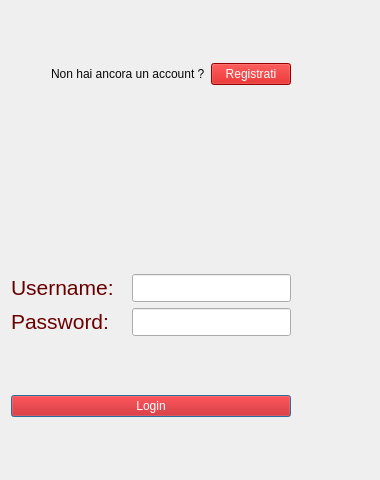
<?xml version="1.0" encoding="UTF-8"?>
<ui version="4.0">
 <class>Dialog</class>
 <widget class="QDialog" name="Dialog">
  <property name="windowModality">
   <enum>Qt::NonModal</enum>
  </property>
  <property name="geometry">
   <rect>
    <x>0</x>
    <y>0</y>
    <width>380</width>
    <height>480</height>
   </rect>
  </property>
  <property name="minimumSize">
   <size>
    <width>380</width>
    <height>480</height>
   </size>
  </property>
  <property name="maximumSize">
   <size>
    <width>380</width>
    <height>480</height>
   </size>
  </property>
  <property name="windowTitle">
   <string>Login</string>
  </property>
  <property name="windowIcon">
   <iconset>
    <normaloff>../../../../Elegant logo.png</normaloff>../../../../Elegant logo.png</iconset>
  </property>
  <property name="styleSheet">
   <string notr="true">background-color: rgb(255,255,255
);</string>
  </property>
  <property name="sizeGripEnabled">
   <bool>false</bool>
  </property>
  <layout class="QGridLayout" name="gridLayout">
   <item row="9" column="0">
    <widget class="QPushButton" name="loginbutton">
     <property name="font">
      <font>
       <pointsize>9</pointsize>
      </font>
     </property>
     <property name="autoFillBackground">
      <bool>false</bool>
     </property>
     <property name="styleSheet">
      <string notr="true">color:white;font-size:14; background-color:rgb(204, 0, 0)</string>
     </property>
     <property name="text">
      <string>Login</string>
     </property>
     <property name="checkable">
      <bool>false</bool>
     </property>
    </widget>
   </item>
   <item row="3" column="1">
    <spacer name="horizontalSpacer_4">
     <property name="orientation">
      <enum>Qt::Horizontal</enum>
     </property>
     <property name="sizeHint" stdset="0">
      <size>
       <width>40</width>
       <height>20</height>
      </size>
     </property>
    </spacer>
   </item>
   <item row="6" column="0">
    <spacer name="verticalSpacer">
     <property name="orientation">
      <enum>Qt::Vertical</enum>
     </property>
     <property name="sizeHint" stdset="0">
      <size>
       <width>20</width>
       <height>40</height>
      </size>
     </property>
    </spacer>
   </item>
   <item row="3" column="0">
    <layout class="QHBoxLayout" name="layout_1">
     <item>
      <spacer name="horizontalSpacer_2">
       <property name="orientation">
        <enum>Qt::Horizontal</enum>
       </property>
       <property name="sizeHint" stdset="0">
        <size>
         <width>40</width>
         <height>20</height>
        </size>
       </property>
      </spacer>
     </item>
     <item>
      <spacer name="horizontalSpacer_3">
       <property name="orientation">
        <enum>Qt::Horizontal</enum>
       </property>
       <property name="sizeHint" stdset="0">
        <size>
         <width>40</width>
         <height>20</height>
        </size>
       </property>
      </spacer>
     </item>
     <item>
      <spacer name="horizontalSpacer_5">
       <property name="orientation">
        <enum>Qt::Horizontal</enum>
       </property>
       <property name="sizeHint" stdset="0">
        <size>
         <width>40</width>
         <height>20</height>
        </size>
       </property>
      </spacer>
     </item>
     <item>
      <widget class="QLabel" name="label_4">
       <property name="enabled">
        <bool>true</bool>
       </property>
       <property name="maximumSize">
        <size>
         <width>400</width>
         <height>400</height>
        </size>
       </property>
       <property name="text">
        <string/>
       </property>
       <property name="textFormat">
        <enum>Qt::PlainText</enum>
       </property>
       <property name="pixmap">
        <pixmap>../../../../Elegant logo.png</pixmap>
       </property>
       <property name="scaledContents">
        <bool>true</bool>
       </property>
       <property name="margin">
        <number>0</number>
       </property>
       <property name="indent">
        <number>1</number>
       </property>
      </widget>
     </item>
     <item>
      <spacer name="horizontalSpacer">
       <property name="orientation">
        <enum>Qt::Horizontal</enum>
       </property>
       <property name="sizeHint" stdset="0">
        <size>
         <width>40</width>
         <height>20</height>
        </size>
       </property>
      </spacer>
     </item>
     <item>
      <spacer name="horizontalSpacer_8">
       <property name="orientation">
        <enum>Qt::Horizontal</enum>
       </property>
       <property name="sizeHint" stdset="0">
        <size>
         <width>40</width>
         <height>20</height>
        </size>
       </property>
      </spacer>
     </item>
     <item>
      <spacer name="horizontalSpacer_7">
       <property name="orientation">
        <enum>Qt::Horizontal</enum>
       </property>
       <property name="sizeHint" stdset="0">
        <size>
         <width>40</width>
         <height>20</height>
        </size>
       </property>
      </spacer>
     </item>
    </layout>
   </item>
   <item row="4" column="0">
    <spacer name="verticalSpacer_2">
     <property name="orientation">
      <enum>Qt::Vertical</enum>
     </property>
     <property name="sizeHint" stdset="0">
      <size>
       <width>20</width>
       <height>40</height>
      </size>
     </property>
    </spacer>
   </item>
   <item row="2" column="0">
    <spacer name="verticalSpacer_6">
     <property name="orientation">
      <enum>Qt::Vertical</enum>
     </property>
     <property name="sizeHint" stdset="0">
      <size>
       <width>20</width>
       <height>40</height>
      </size>
     </property>
    </spacer>
   </item>
   <item row="7" column="0">
    <layout class="QHBoxLayout" name="layout_3">
     <item>
      <layout class="QVBoxLayout" name="verticalLayout_5">
       <item>
        <widget class="QLabel" name="label_2">
         <property name="styleSheet">
          <string notr="true">color: rgb(104,0,0);
font: 20pt &quot;Segoe UI&quot;;</string>
         </property>
         <property name="text">
          <string>&lt;html&gt;&lt;head/&gt;&lt;body&gt;&lt;p&gt;&lt;span style=&quot; font-size:16pt;&quot;&gt;Username:&lt;/span&gt;&lt;/p&gt;&lt;/body&gt;&lt;/html&gt;</string>
         </property>
        </widget>
       </item>
       <item>
        <widget class="QLabel" name="label_3">
         <property name="styleSheet">
          <string notr="true">color: rgb(38, 157, 206);
font: 20pt &quot;Segoe UI&quot;;</string>
         </property>
         <property name="text">
          <string>&lt;html&gt;&lt;head/&gt;&lt;body&gt;&lt;p&gt;&lt;span style=&quot; font-size:16pt; color:#6d0000;&quot;&gt;Password:&lt;/span&gt;&lt;/p&gt;&lt;/body&gt;&lt;/html&gt;</string>
         </property>
        </widget>
       </item>
      </layout>
     </item>
     <item>
      <layout class="QVBoxLayout" name="verticalLayout_6">
       <item>
        <widget class="QLineEdit" name="id">
         <property name="sizePolicy">
          <sizepolicy hsizetype="Minimum" vsizetype="Minimum">
           <horstretch>0</horstretch>
           <verstretch>0</verstretch>
          </sizepolicy>
         </property>
         <property name="font">
          <font>
           <pointsize>13</pointsize>
          </font>
         </property>
         <property name="styleSheet">
          <string notr="true">font-size:20; color:rgb(109,0,0)</string>
         </property>
         <property name="text">
          <string/>
         </property>
        </widget>
       </item>
       <item>
        <widget class="QLineEdit" name="password">
         <property name="sizePolicy">
          <sizepolicy hsizetype="Minimum" vsizetype="Minimum">
           <horstretch>0</horstretch>
           <verstretch>0</verstretch>
          </sizepolicy>
         </property>
         <property name="font">
          <font>
           <pointsize>13</pointsize>
          </font>
         </property>
         <property name="styleSheet">
          <string notr="true">font-size:20; color:rgb(109,0,0)</string>
         </property>
         <property name="text">
          <string/>
         </property>
         <property name="echoMode">
          <enum>QLineEdit::Password</enum>
         </property>
        </widget>
       </item>
      </layout>
     </item>
    </layout>
   </item>
   <item row="0" column="0">
    <spacer name="verticalSpacer_5">
     <property name="orientation">
      <enum>Qt::Vertical</enum>
     </property>
     <property name="sizeHint" stdset="0">
      <size>
       <width>20</width>
       <height>40</height>
      </size>
     </property>
    </spacer>
   </item>
   <item row="11" column="0">
    <spacer name="verticalSpacer_4">
     <property name="orientation">
      <enum>Qt::Vertical</enum>
     </property>
     <property name="sizeHint" stdset="0">
      <size>
       <width>20</width>
       <height>40</height>
      </size>
     </property>
    </spacer>
   </item>
   <item row="5" column="0">
    <layout class="QVBoxLayout" name="layout_2"/>
   </item>
   <item row="1" column="0">
    <layout class="QHBoxLayout" name="layout_4">
     <item>
      <spacer name="horizontalSpacer_6">
       <property name="orientation">
        <enum>Qt::Horizontal</enum>
       </property>
       <property name="sizeHint" stdset="0">
        <size>
         <width>40</width>
         <height>20</height>
        </size>
       </property>
      </spacer>
     </item>
     <item>
      <widget class="QLabel" name="label_5">
       <property name="font">
        <font>
         <pointsize>9</pointsize>
        </font>
       </property>
       <property name="styleSheet">
        <string notr="true">font-size:14; color:white
</string>
       </property>
       <property name="text">
        <string>&lt;html&gt;&lt;head/&gt;&lt;body&gt;&lt;p&gt;&lt;span style=&quot; color:#070707;&quot;&gt;Non hai ancora un account ?&lt;/span&gt;&lt;/p&gt;&lt;/body&gt;&lt;/html&gt;</string>
       </property>
      </widget>
     </item>
     <item>
      <layout class="QVBoxLayout" name="verticalLayout_4">
       <item>
        <widget class="QPushButton" name="createaccbutton">
         <property name="font">
          <font>
           <pointsize>9</pointsize>
          </font>
         </property>
         <property name="styleSheet">
          <string notr="true">font-size:14; color:white;background-color:rgb(204,0 ,0)
</string>
         </property>
         <property name="text">
          <string>Registrati</string>
         </property>
        </widget>
       </item>
      </layout>
     </item>
    </layout>
   </item>
   <item row="8" column="0">
    <spacer name="verticalSpacer_3">
     <property name="orientation">
      <enum>Qt::Vertical</enum>
     </property>
     <property name="sizeHint" stdset="0">
      <size>
       <width>20</width>
       <height>40</height>
      </size>
     </property>
    </spacer>
   </item>
  </layout>
 </widget>
 <resources/>
 <connections/>
</ui>
